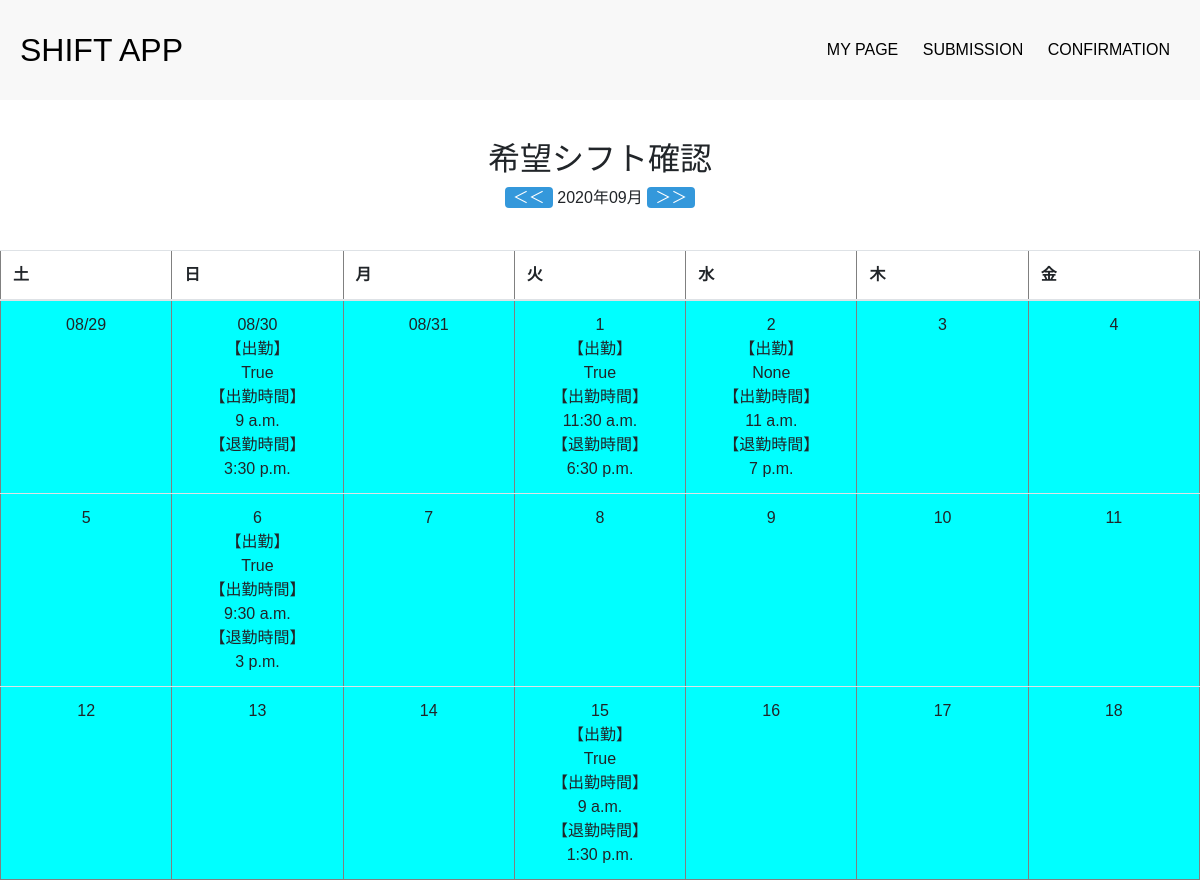
The page /user/1/month_with_schedule/ (signed in) on the database as committed earlier.
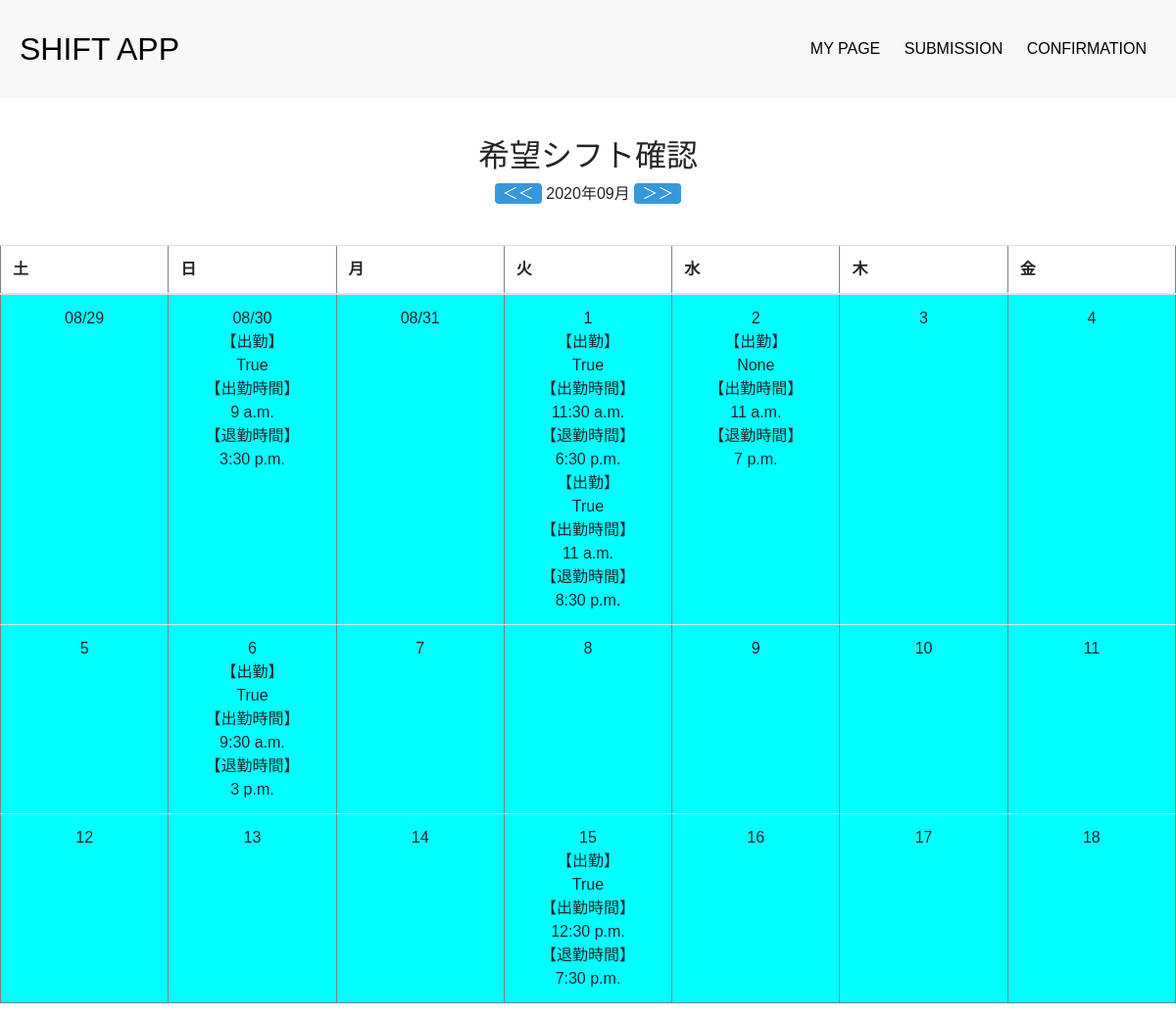
The same page on the database as committed later.
### shift/models.py (models this page shows, shortened)
class Shift(models.Model):
    user = models.ForeignKey(settings.AUTH_USER_MODEL, verbose_name='ユーザー', on_delete=models.SET_NULL, blank=True, null=True)
    date = models.DateField('日付')
    is_work = models.BooleanField(verbose_name='出勤', default=False, null=True)
    all_day = models.BooleanField(verbose_name='終日', default=False)
    start_time = models.TimeField(verbose_name='開始時間',default=datetime.time(8,0))
    end_time = models.TimeField(verbose_name='終了時刻',default=datetime.time(17,0))
    create_at = models.DateTimeField(default=timezone.now)

### shift/views.py (the view)
class MonthWithScheduleCalendar(LoginRequiredMixin, mixins.MonthWithScheduleMixin, generic.TemplateView):
    template_name = 'shift/month_with_schedule.html'
    model = Shift
    date_field = 'date'
    def get_context_data(self, **kwargs):
        context = super().get_context_data(**kwargs)
        context['user'] = get_object_or_404(User, pk=self.kwargs['user_pk'])
        calendar_context = self.get_month_calendar()
        context.update(calendar_context)
        return context

### shift/mixins.py (called while the page is built)
    def setup_calendar(self):
        self._calendar = calendar.Calendar(self.first_weekday)

    def get_week_names(self):
        week_names = deque(self.week_names)
        week_names.rotate(-self.first_weekday)
        return week_names

    def get_previous_half(self, date):
        if date.day <= 15:
            if date.month == 1:
                return date.replace(year=date.year-1, month=12, day=16)
            else:
                return date.replace(month=date.month-1, day=16)
        else:
            return date.replace(month=date.month, day=1)

    def get_next_half(self, date):
        if date.day > 15:
            if date.month == 12:
                return date.replace(year=date.year+1, month=1, day=1)
            else:
                return date.replace(month=date.month+1, day=1)
        else:
            return date.replace(month=date.month, day=16)

    def get_half_days(self, date):
        if date.day<=15:
            return [self._calendar.monthdatescalendar(date.year, date.month)[i] for i in range(3)]
        return [self._calendar.monthdatescalendar(date.year, date.month)[i] for i in range(2,5)]

### shift/templates/shift/month_with_schedule.html (shortened to what this page needs)
{% extends 'account/base.html' %}
{% block body %}
<div class="box">
    <h2>希望シフト確認</h2>
    <a href="{% url 'month_with_schedule' user.pk half_previous.year half_previous.month half_previous.day %}">＜＜</a>
    {{ month_current | date:"Y年m月" }}
    <a href="{% url 'month_with_schedule' user.pk half_next.year half_next.month half_next.day %}">＞＞</a>
</div>
<table class="table" border="1">
    <thead>
        <tr>
            {% for w in week_names %}
            <th>{{ w }}</th>
            {% endfor %}
        </tr>
    </thead>
    <tbody>
        {% for week_day_schedles in month_day_schedules %}
        <tr>
            {% for day, schedules in week_day_schedles.items %}
            {% if now == day %}
            <td class="table-success">
                {% else %}
            <td>
                {% endif %}
                {% if month_current.month != day.month %}
                {{ day | date:"m/d" }}
                {% else %}
                {{ day.day }}
                {% endif %}
                <br>
                {% for schedule in schedules %}
                【出勤】
                <br>
                {{ schedule.is_work }}
                <br>
                【出勤時間】
                <br>
                {{ schedule.start_time }}
                <br>
                【退勤時間】
                <br>
                {{ schedule.end_time }}
                <br>
                {% endfor %}
            </td>
            {% endfor %}
        </tr>
        {% endfor %}
    </tbody>
</table>
{% endblock body %}

Rows that differ between the two databases and show on the page:
added Shift: is_work "True", start_time "11 a.m.", end_time "8:30 p.m.", shown under "1"
changed Shift (number 6 of 6 on the later page): start_time "9 a.m." → "12:30 p.m."; end_time "1:30 p.m." → "7:30 p.m."
